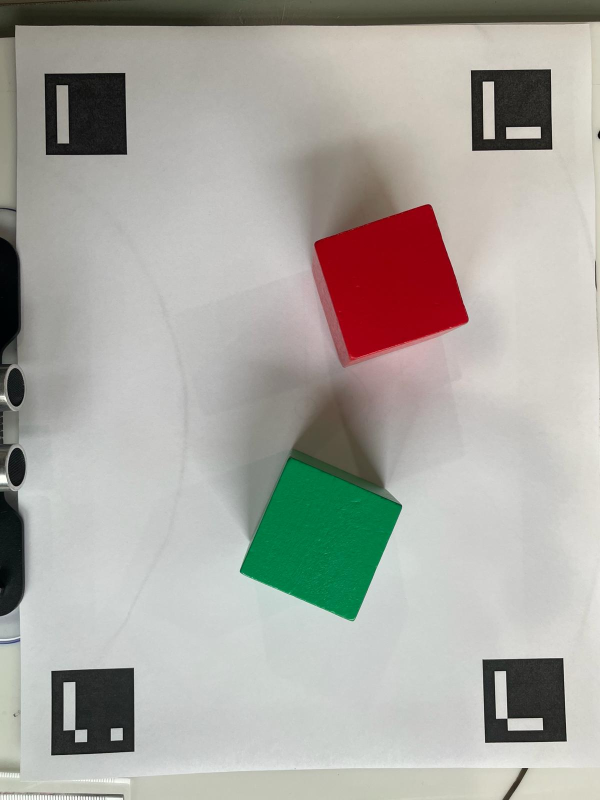
#> input picture visionSort_cv/blocks.jpg, 1200 x 1600 px, found by its file name (shown at 1/2 size)
$ jupyter execute shi_tomasi.ipynb
#> lines starting #> are read from the running program, lines starting #| are printed output that depends on the picture; after the words box and inside, x2 and y2 are one past the last pixel; in counts of white or black regions, pixels touching at a corner belong together
[cell 1]
# [46 lines of commented-out code are left out]

[cell 2]
import cv2
import numpy as np
from math import atan2, cos, sin, sqrt, pi
import numpy as np


def drawAxis(img, p_, q_, color, scale):
  p = list(p_)
  q = list(q_)

  ## [visualization1]
  angle = atan2(p[1] - q[1], p[0] - q[0]) # angle in radians
  hypotenuse = sqrt((p[1] - q[1]) * (p[1] - q[1]) + (p[0] - q[0]) * (p[0] - q[0]))

  # Here we lengthen the arrow by a factor of scale
  q[0] = p[0] - scale * hypotenuse * cos(angle)
  q[1] = p[1] - scale * hypotenuse * sin(angle)
  cv2.line(img, (int(p[0]), int(p[1])), (int(q[0]), int(q[1])), color, 3, cv2.LINE_AA)

  # create the arrow hooks
  p[0] = q[0] + 9 * cos(angle + pi / 4)
  p[1] = q[1] + 9 * sin(angle + pi / 4)
  cv2.line(img, (int(p[0]), int(p[1])), (int(q[0]), int(q[1])), color, 3, cv2.LINE_AA)

  p[0] = q[0] + 9 * cos(angle - pi / 4)
  p[1] = q[1] + 9 * sin(angle - pi / 4)
  cv2.line(img, (int(p[0]), int(p[1])), (int(q[0]), int(q[1])), color, 3, cv2.LINE_AA)
  ## [visualization1]

def getOrientation(pts, img):
  ## [pca]
  # Construct a buffer used by the pca analysis
  sz = len(pts)
  data_pts = np.empty((sz, 2), dtype=np.float64)
  for i in range(data_pts.shape[0]):
    data_pts[i,0] = pts[i,0,0]
    data_pts[i,1] = pts[i,0,1]

  # Perform PCA analysis
  mean = np.empty((0))
  mean, eigenvectors, eigenvalues = cv2.PCACompute2(data_pts, mean)

  # Store the center of the object
  cntr = (int(mean[0,0]), int(mean[0,1]))
  ## [pca]

  ## [visualization]
  # Draw the principal components
  cv2.circle(img, cntr, 3, (255, 0, 255), 2)
  p1 = (cntr[0] + 0.02 * eigenvectors[0,0] * eigenvalues[0,0], cntr[1] + 0.02 * eigenvectors[0,1] * eigenvalues[0,0])
  p2 = (cntr[0] - 0.02 * eigenvectors[1,0] * eigenvalues[1,0], cntr[1] - 0.02 * eigenvectors[1,1] * eigenvalues[1,0])
  drawAxis(img, cntr, p1, (255, 255, 0), 1)
  drawAxis(img, cntr, p2, (0, 0, 255), 5)

  angle = atan2(eigenvectors[0,1], eigenvectors[0,0]) # orientation in radians
  ## [visualization]

  # Label with the rotation angle
#   label = "  Rotation Angle: " + str(-int(np.rad2deg(angle)) - 90) + " degrees"
#   textbox = cv2.rectangle(img, (cntr[0], cntr[1]-25), (cntr[0] + 250, cntr[1] + 10), (255,255,255), -1)
#   cv2.putText(img, label, (cntr[0], cntr[1]), cv2.FONT_HERSHEY_SIMPLEX, 0.5, (0,0,0), 1, cv2.LINE_AA)

  return angle


def detect_boxes_in_area(image_path, output_path="/home/jp/Desktop/visionSort/visionSort_cv/imgs/detected_blocks.jpg"):
    # Read the image
    img = cv2.imread(image_path)
#> img is the input picture: shape (1600, 1200, 3); mean B, G, R 161.2, 167.3, 169

    center_x, center_y = img.shape[1] // 2, img.shape[0] // 2
#> center_x = 600; center_y = 800


    area_width, area_height = 892, 1197

    roi = img[center_y - area_height // 2: center_y + area_height // 2,
              center_x - area_width // 2: center_x + area_width // 2]
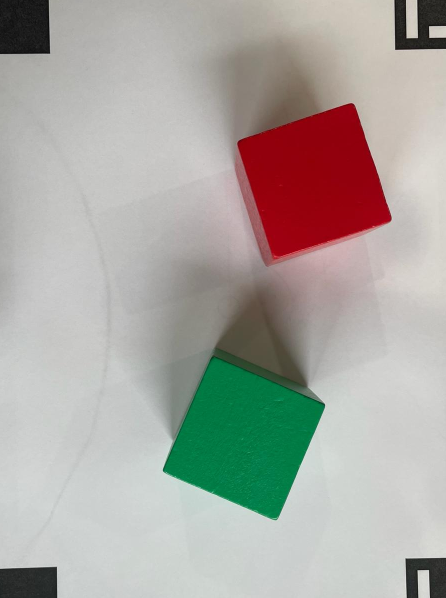
#> roi: shape (1196, 892, 3) (shown at 1/2 size); mean B, G, R 161.5, 167, 169.9

    gray_roi = cv2.cvtColor(roi, cv2.COLOR_BGR2GRAY)
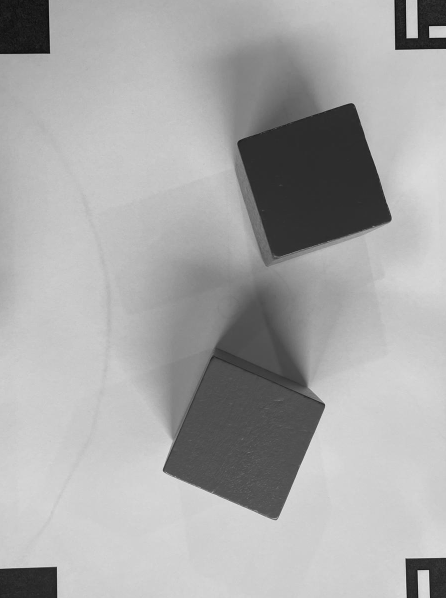
#> gray_roi: shape (1196, 892) (shown at 1/2 size); min 0, max 241, mean 167.3

    blurred = cv2.GaussianBlur(gray_roi, (5, 5), 0)

    edges = cv2.Canny(blurred, 5, 200)
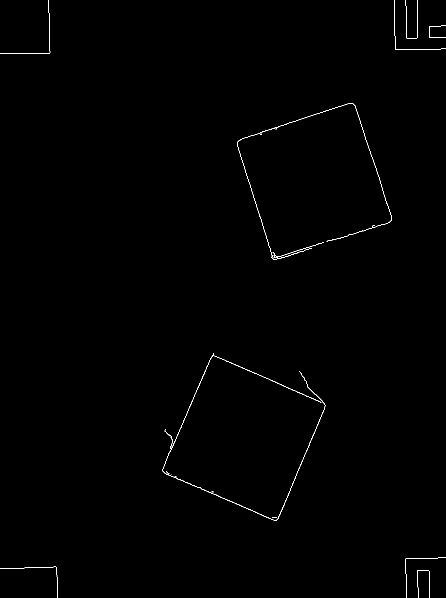
#> edges: shape (1196, 892) (shown at 1/2 size); 0.33% white in thin lines or dots

    contours, _ = cv2.findContours(edges, cv2.RETR_EXTERNAL, cv2.CHAIN_APPROX_SIMPLE)
#> contours = 17 contours, 15 with area under 20; largest, box (x1, y1, x2, y2) and area: (325, 706, 651, 1041) 244, (474, 206, 784, 520) 60

    contours = [cnt for cnt in contours if cv2.contourArea(cnt) > 20]
#> contours = 2 contours; box (x1, y1, x2, y2) and area: (325, 706, 651, 1041) 244, (474, 206, 784, 520) 60

    for i, cnt in enumerate(contours):
        x, y, w, h = cv2.boundingRect(cnt)

        # Adjust the coordinates based on the ROI position
        x += center_x - area_width // 2
        y += center_y - area_height // 2

        # Calculate the center coordinates
        center_x_box = x + w // 2
        center_y_box = y + h // 2

        # Draw the contours
        cv2.drawContours(img, [np.array([[x, y], [x+w, y], [x+w, y+h], [x, y+h]])], -1, (0, 255, 0), 2)

        # Draw the center on the image
        cv2.circle(img, (center_x_box, center_y_box), 5, (255, 255, 255), -1)

        # Print information
        cv2.putText(img, f"Box {i + 1}: ({x}, {y})", (x, y - 20), cv2.FONT_HERSHEY_SIMPLEX, 0.5, (0, 255, 0), 2)
        cv2.putText(img, f"Center {i + 1}: ({center_x_box}, {center_y_box})", (x, y - 5), cv2.FONT_HERSHEY_SIMPLEX, 0.5, (255, 0, 0), 2)
        print(f"Box {i + 1} - Coordinates: ({x}, {y}), ({x + w}, {y + h}), Center: ({center_x_box}, {center_y_box})")


        rect = cv2.minAreaRect(cnt)
        box = cv2.boxPoints(rect)
        box = np.int0(box)

          # Retrieve the key parameters of the rotated bounding box
        center = (int(rect[0][0]),int(rect[0][1]))
        width = int(rect[1][0])
        height = int(rect[1][1])
        angle = int(rect[2])


        if width < height:
            angle = 90 - angle
        else:
            angle = -angle

        label = "  Rotation Angle: " + str(angle) + " degrees"
        textbox = cv2.rectangle(img, (center[0]-35, center[1]-25), (center[0] + 295, center[1] + 10), (255,255,255), -1)
        cv2.putText(img, label, (center[0]-50, center[1]),
        cv2.FONT_HERSHEY_SIMPLEX, 0.7, (0,0,0), 1, cv2.LINE_AA)
        cv2.drawContours(img,[box],0,(0,0,255),1)


        getOrientation(cnt, img)
#> this loop made 2 passes
#> (x, y, w, h, center_x_box, center_y_box, rect, box) on passes 1 to 2: (479, 908, 326, 335, 642, 1075, ((495.4, 858.1), (294.5, 253.4), -66.72), [[553, 1043], [320, 943], [437, 672], [669, 772]]), (628, 408, 310, 314, 783, 565, ((626.9, 362.2), (254.4, 253.4), -18.09), [[545, 522], [466, 281], [708, 202], [787, 443]])
#| Box 1 - Coordinates: (479, 908), (805, 1243), Center: (642, 1075)
#| Box 2 - Coordinates: (628, 408), (938, 722), Center: (783, 565)
#> pass 2, in detect_boxes_in_area, `textbox = cv2.rectangle(img, (center[0]-35, center[1]-25), (center[0] ..`:
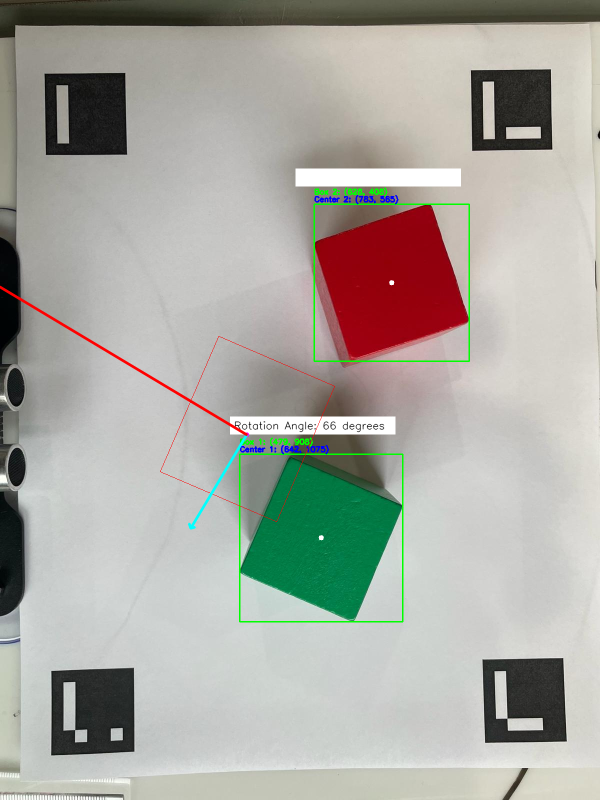
#> textbox: shape (1600, 1200, 3) (shown at 1/2 size); mean B, G, R 161.9, 168.8, 169.5
#> after the loop:
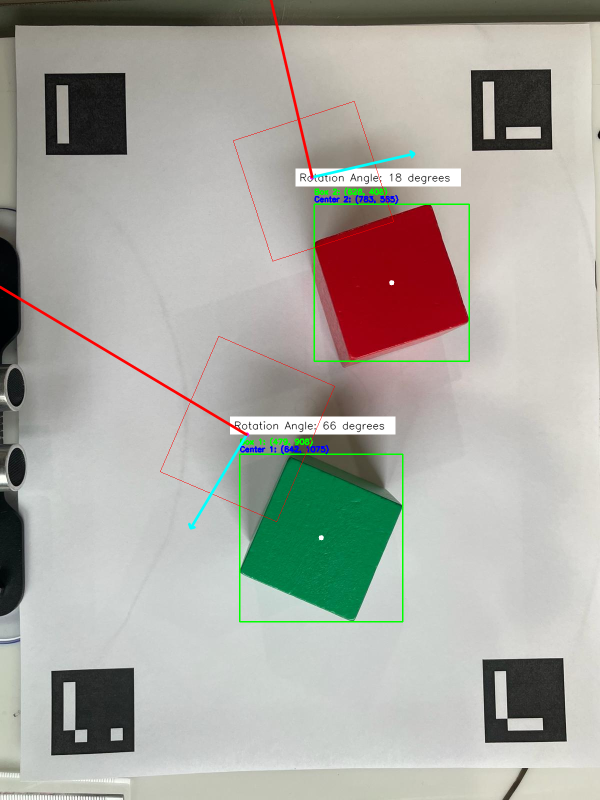
#> img: shape (1600, 1200, 3) (shown at 1/2 size); 2.39% of pixels changed, all inside (x1, y1, x2, y2) = (0, 0, 940, 1245)
    # Save the result as an image
    cv2.imwrite(output_path, img)
    print(f"Result saved at: {output_path}")

# Provide the path to your image file
image_path = '/home/jp/Desktop/visionSort/visionSort_cv/blocks.jpg'
detect_boxes_in_area(image_path)
